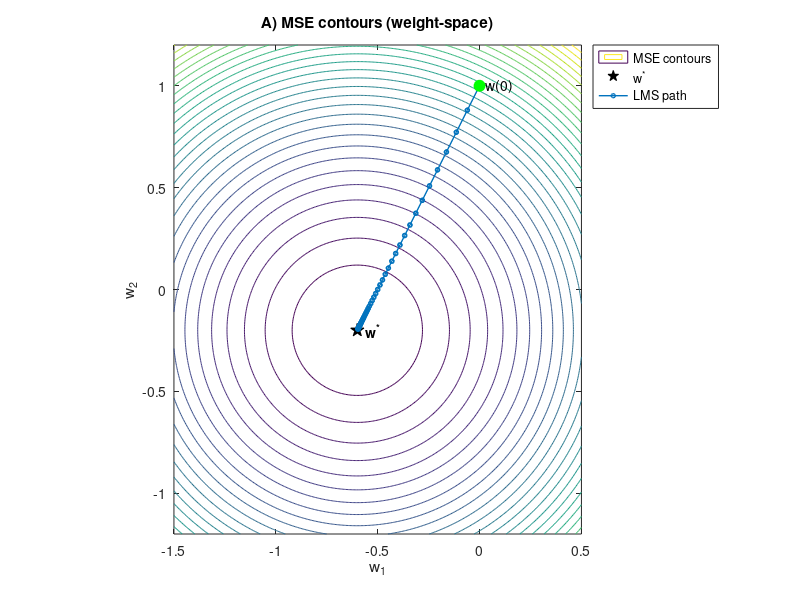
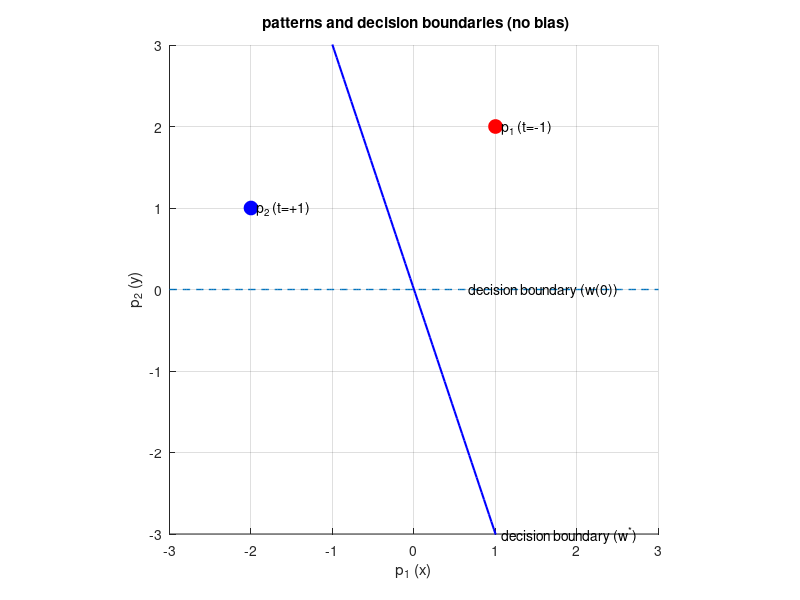
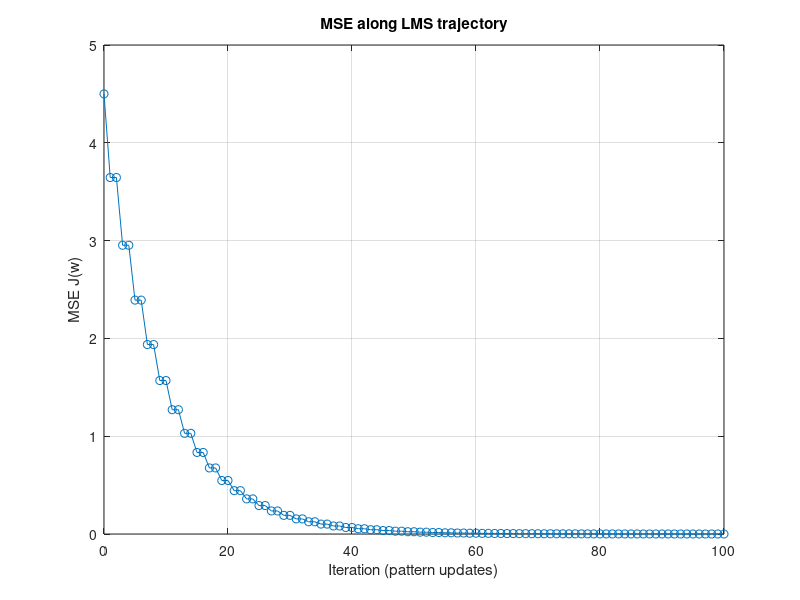

Recreate these plots in MATLAB, in order.
clear; close all; clc;

% Data
p1 = [1;2]; t1 = -1;
p2 = [-2;1]; t2 = 1;

R = 0.5*(p1*p1' + p2*p2');    % = 2.5*I
r_pt = 0.5*(p1*t1 + p2*t2);   % = [-1.5; -0.5]
w_star = R \ r_pt;            % = [-0.6; -0.2]

%% Contour plot of MSE
w1 = linspace(-1.5,0.5,300);
w2 = linspace(-1.2,1.2,300);
[W1,W2] = meshgrid(w1,w2);
J = zeros(size(W1));
for i = 1:numel(W1)
    w = [W1(i); W2(i)];
    e1 = t1 - w' * p1;
    e2 = t2 - w' * p2;
    J(i) = 0.5*(e1^2 + e2^2);
end

figure(1);
contour(W1,W2,J,30); axis equal; hold on
plot(w_star(1), w_star(2), 'kp','MarkerFaceColor','k','MarkerSize',10)
text(w_star(1), w_star(2),'  w^*','FontWeight','bold')
xlabel('w_1'); ylabel('w_2');
title('A) MSE contours (weight-space)')

%%LMS trajectory 
w = [0;1];                 % initial weight W(0)
mu = 0.02;                 % very small learning rate (adjustable)
steps = 100;               % number of pattern updates
trajectory = zeros(2,steps+1);
trajectory(:,1) = w;
for k = 1:steps
    idx = mod(k-1,2)+1;   
    if idx==1, p=p1; t=t1; else p=p2; t=t2; end
    e = t - w'*p;
    w = w + mu * p * e;
    trajectory(:,k+1) = w;
end
plot(trajectory(1,:), trajectory(2,:), '-o', 'MarkerSize',3, 'LineWidth',1);
plot(trajectory(1,1), trajectory(2,1), 'go','MarkerFaceColor','g','MarkerSize',8)
text(trajectory(1,1), trajectory(2,1),'  w(0)')
legend('MSE contours','w^*','LMS path','Location','northeastoutside')
hold off

%%patterns and decision boundaries
figure(2); hold on; grid on; axis equal
plot(p1(1),p1(2),'ro','MarkerFaceColor','r','MarkerSize',10); text(p1(1),p1(2),'  p_1 (t=-1)')
plot(p2(1),p2(2),'bo','MarkerFaceColor','b','MarkerSize',10); text(p2(1),p2(2),'  p_2 (t=+1)')

x = linspace(-3,3,200);
% boundary for w* : y = -3x
y_star = -3*x;
plot(x,y_star,'b-','LineWidth',1.5)
text(1, -3*1, '  decision boundary (w^*)')

% initial boundary w(0) = [0;1] -> y = 0
plot(x, zeros(size(x)), '--','LineWidth',1)
text(0.6, 0, '  decision boundary (w(0))')

xlabel('p_1 (x)'); ylabel('p_2 (y)');
title(' patterns and decision boundaries (no bias)')
xlim([-3 3]); ylim([-3 3]); hold off

%% Optional: plot J along iterations
J_traj = zeros(1,size(trajectory,2));
for i=1:size(trajectory,2)
    wtmp = trajectory(:,i);
    e1 = t1 - wtmp' * p1;
    e2 = t2 - wtmp' * p2;
    J_traj(i) = 0.5*(e1^2 + e2^2);
end
figure(3);
plot(0:steps, J_traj, '-o'); xlabel('Iteration (pattern updates)'); ylabel('MSE J(w)');
title('MSE along LMS trajectory');
grid on;
